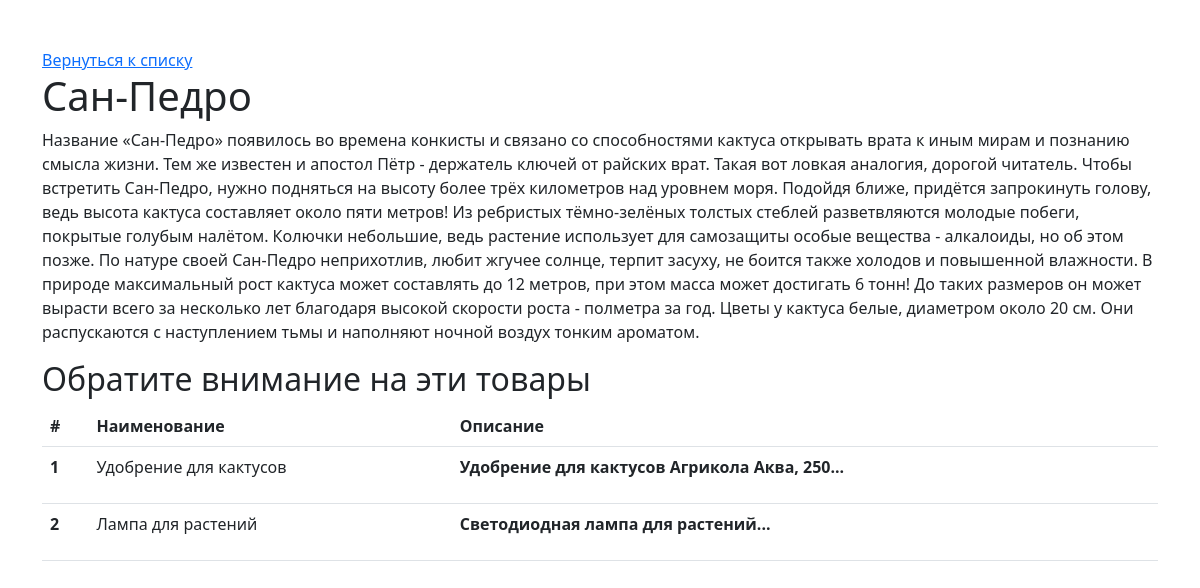
/route/1, run on the app's committed database.
### app.py (models this page shows, shortened)
class Cactus(db.Model):
    LOW = 'Низкая'
    MEDIUM = 'Средняя'
    HIGH = 'Высокая'
    DIFFICULTY = (
        (1, LOW),
        (2, MEDIUM),
        (3, HIGH),
    )
    id = db.Column(db.Integer, primary_key=True)
    name = db.Column(db.String(80), unique=True, nullable=False)
    description = db.Column(db.Text(), nullable=False)
    image = db.Column(db.Unicode(128), nullable=False)
    difficulty = db.Column(ChoiceType(DIFFICULTY), nullable=True)
    products = db.relationship('RelatedProduct', backref='cactus', lazy=True)

class RelatedProduct(db.Model):
    id = db.Column(db.Integer, primary_key=True)
    name = db.Column(db.String(80), unique=True, nullable=False)
    description = db.Column(db.Text(), nullable=False)
    image = db.Column(db.Unicode(128), nullable=False)
    cactus_id = db.Column(db.Integer, db.ForeignKey('cactus.id'), nullable=False)

### app.py (the view)
@app.route('/route/<int:pk>')
def detail(pk):
    cactus = Cactus.query.filter_by(id=pk).first()
    if not cactus:
        raise NotFound
    return render_template('detail.html', cactus=cactus)

### templates/detail.html (shortened to what this page needs)
{% extends 'base.html' %}
{% block content %}
  <a href="{{ url_for('index') }}">Вернуться к списку</a>
  <h1>{{ cactus.name }}</h1>
  <p>{{ cactus.description }}</p>
  <h2>Обратите внимание на эти товары</h2>
  <table class="table">
    <thead>
    <tr>
      <th scope="col">#</th>
      <th scope="col">Наименование</th>
      <th scope="col">Описание</th>
    </tr>
    </thead>
    <tbody>
    {% for product in cactus.products %}
      <tr>
        <th scope="row">{{ product.id }}</th>
        <td>{{ product.name }}</td>
        <td>{{ product.description|truncate(64)|safe }}</td>
      </tr>
    {% endfor %}
    </tbody>
  </table>
{% endblock %}

### templates/base.html (shortened to what this page needs)
<!doctype html>
<html lang="ru">
<head>
  <link href="https://cdn.jsdelivr.net/npm/bootstrap@5.2.0-beta1/dist/css/bootstrap.min.css" rel="stylesheet">
</head>
<body>
  <div class="container mt-5">
    {% block content %}{% endblock %}
  </div>
</body>
</html>

### data on the page
Cactus: name "Сан-Педро", description "Название «Сан-Педро» появилось во времена конкисты и связано со способностями кактуса открывать врата к иным мирам и познанию смысла жизни. Тем же известен и апостол Пётр - держатель ключей от райских врат. Такая вот ловкая аналогия, дорогой читатель. Чтобы встретить Сан-Педро, нужно подняться на высоту более трёх километров над уровнем моря. Подойдя ближе, придётся запрокинуть голову, ведь высота кактуса составляет около пяти метров! Из ребристых тёмно-зелёных толстых стеблей разветвляются молодые побеги, покрытые голубым налётом. Колючки небольшие, ведь растение использует для самозащиты особые вещества - алкалоиды, но об этом позже. По натуре своей Сан-Педро неприхотлив, любит жгучее…"
RelatedProduct: id "1", name "Удобрение для кактусов", description "Удобрение для кактусов Агрикола Аква, 250..."
RelatedProduct: id "2", name "Лампа для растений", description "Светодиодная лампа для растений..."
